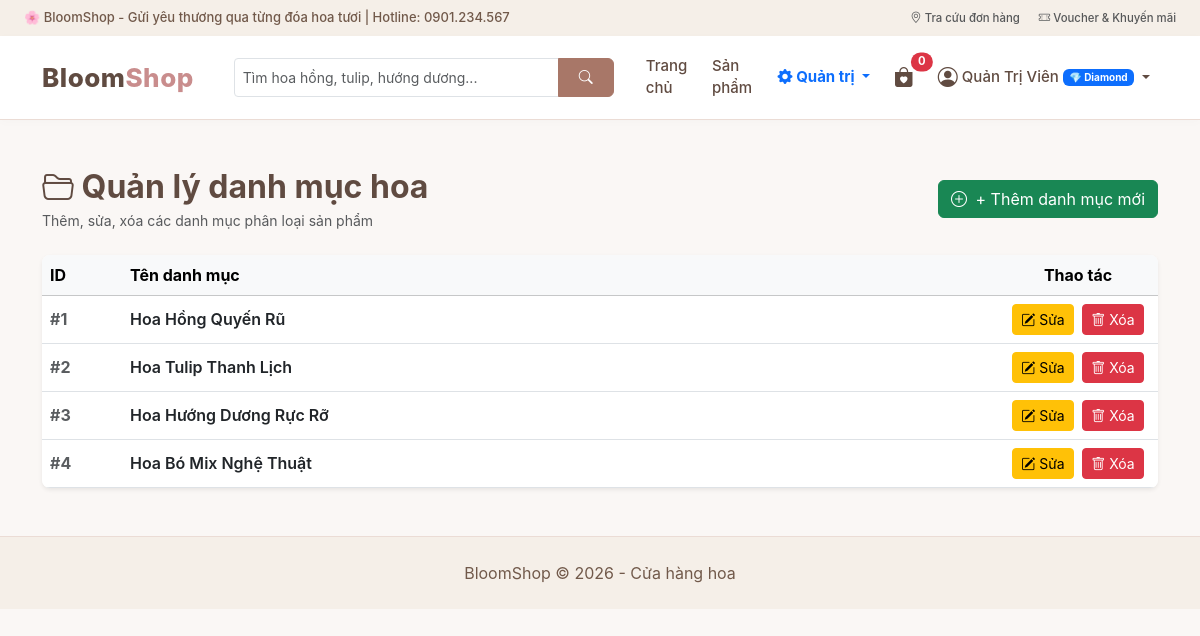
The app's page /controller/index.php?act=danhmuc (signed in) with its own data.
### tables this page shows
CREATE TABLE IF NOT EXISTS `danhmuc` (
  `id` INT AUTO_INCREMENT PRIMARY KEY,
  `name` VARCHAR(255) NOT NULL,
  `created_at` DATETIME DEFAULT CURRENT_TIMESTAMP
);

### model/xl_database.php (called while the page is built, shortened)
<?php
class xl_data extends database
{
    public function readitem($sql, $params = [])
    {
        $conn = $this->connection_database();
        $stmt = $conn->prepare($sql);
        $stmt->execute($params);
        return $stmt->fetchAll(PDO::FETCH_ASSOC);
    }
}

### view/danhmuc.php (the view, shortened to what this page needs)
<div class="container my-5">
    <div class="d-flex justify-content-between align-items-center mb-4 flex-wrap gap-2">
        <div>
            <h2 class="fw-bold mb-1" style="color: #604b41;">
                <i class="bi bi-folder2-open"></i> Quản lý danh mục hoa
            </h2>
            <p class="text-muted small mb-0">Thêm, sửa, xóa các danh mục phân loại sản phẩm</p>
        </div>
        <a href="index.php?act=themdm" class="btn btn-success">
            <i class="bi bi-plus-circle me-1"></i> + Thêm danh mục mới
        </a>
    </div>
    <div class="card border-0 shadow-sm rounded-3 overflow-hidden bg-white">
        <div class="table-responsive">
            <table class="table table-hover align-middle mb-0">
                <thead class="table-light">
                    <tr>
                        <th style="width: 80px;">ID</th>
                        <th>Tên danh mục</th>
                        <th class="text-center" style="width: 160px;">Thao tác</th>
                    </tr>
                </thead>
                <tbody>
                <?php if (!empty($danhsach)) { foreach ($danhsach as $dm) { ?>
                    <tr>
                        <td class="fw-bold text-muted">#<?= $dm['id'] ?></td>
                        <td>
                            <span class="fw-semibold text-dark"><?= htmlspecialchars($dm['name']) ?></span>
                        </td>
                        <td class="text-center">
                            <a class="btn btn-warning btn-sm me-1" href="index.php?act=suadm&id=<?= $dm['id'] ?>" title="Sửa danh mục">
                                <i class="bi bi-pencil-square"></i> Sửa
                            </a>
                            <form method="POST" action="index.php?act=xoadm" class="d-inline" onsubmit="return confirm('Bạn có chắc chắn muốn xóa danh mục này?')">
                                <button type="submit" name="xoa" class="btn btn-danger btn-sm" title="Xóa danh mục">
                                    <i class="bi bi-trash"></i> Xóa
                                </button>
                            </form>
                        </td>
                    </tr>
                <?php }} else { ?>
                    <tr>
                        <td colspan="3" class="text-center py-4 text-muted">Chưa có danh mục nào.</td>
                    </tr>
                <?php } ?>
                </tbody>
            </table>
        </div>
    </div>
</div>

### view/css/style.css (style rules this page uses)
:root { --bloom-primary: #a87768; --bloom-hover: #81594e; --bloom-dark: #604b41; --bloom-light: #faf7f5; --bloom-cream: #f5efe8; --bloom-accent: #c98d8d; --bloom-border: #ebdcd5; }
html { scroll-behavior: smooth; }
body { margin: 0; font-family: -apple-system, BlinkMacSystemFont, "Segoe UI", Roboto, "Helvetica Neue", Arial, sans-serif; background-color: var(--bloom-light); color: #4a3e3d; text-rendering: optimizeLegibility; -webkit-font-smoothing: antialiased; }
a { color: var(--bloom-primary); text-decoration: none; transition: color 0.2s ease; }
.table-responsive { -webkit-overflow-scrolling: touch; }

### records on screen
danhmuc: id "1", name "Hoa Hồng Quyến Rũ"
danhmuc: id "2", name "Hoa Tulip Thanh Lịch"
danhmuc: id "3", name "Hoa Hướng Dương Rực Rỡ"
danhmuc: id "4", name "Hoa Bó Mix Nghệ Thuật"

### other values on screen
$cart_count "0"
$_SESSION['name'] "Quản Trị Viên"
